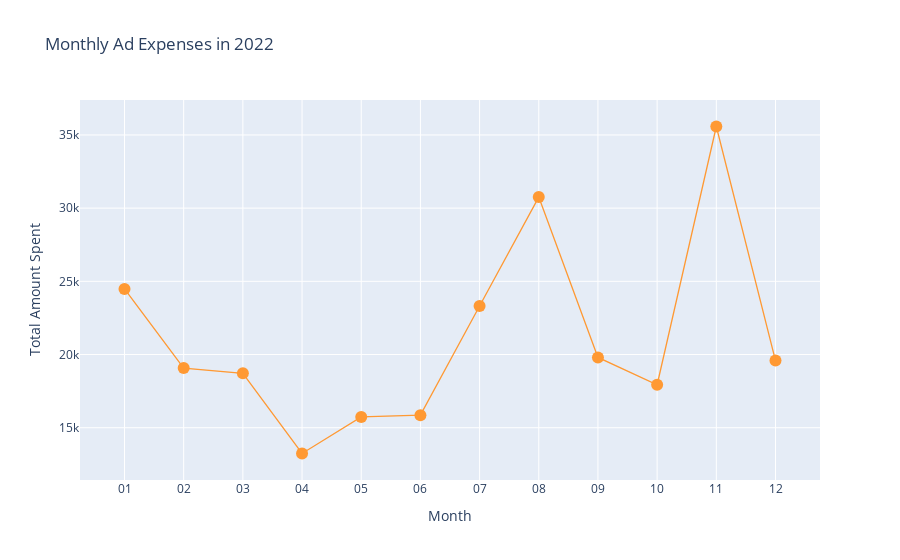

The notebook cell saved with this chart:
### Code cell
adspend_month = adspend.groupby("month")["value_usd"].sum()
adspend_month.iplot(kind="line",
                    mode="lines+markers",
                    layout = {
                      "title": "Monthly Ad Expenses in 2022",
                      "xaxis": {"title":"Month"},
                      "yaxis": {"title":"Total Amount Spent"}}
                     )

### Figure 1 — Plotly figure (JSON) as saved in the notebook; plotly's stock layout.template omitted (floating-point values rounded to 4 significant figures)
{"data": [{"line": {"color": "rgba(255, 153, 51, 1.0)", "dash": "solid", "shape": "linear", "width": 1.3}, "marker": {"size": 12, "symbol": "circle"}, "mode": "lines+markers", "name": "value_usd", "text": "", "type": "scatter", "x": ["01", "02", "03", "04", "05", "06", "07", "08", "09", "10", "11", "12"], "y": [24480.0, 19070.0, 18720.0, 13240.0, 15740.0, 15860.0, 23310.0, 30750.0, 19800.0, 17940.0, 35580.0, 19580.0]}], "layout": {"title": {"text": "Monthly Ad Expenses in 2022"}, "xaxis": {"title": {"text": "Month"}}, "yaxis": {"title": {"text": "Total Amount Spent"}}}}
